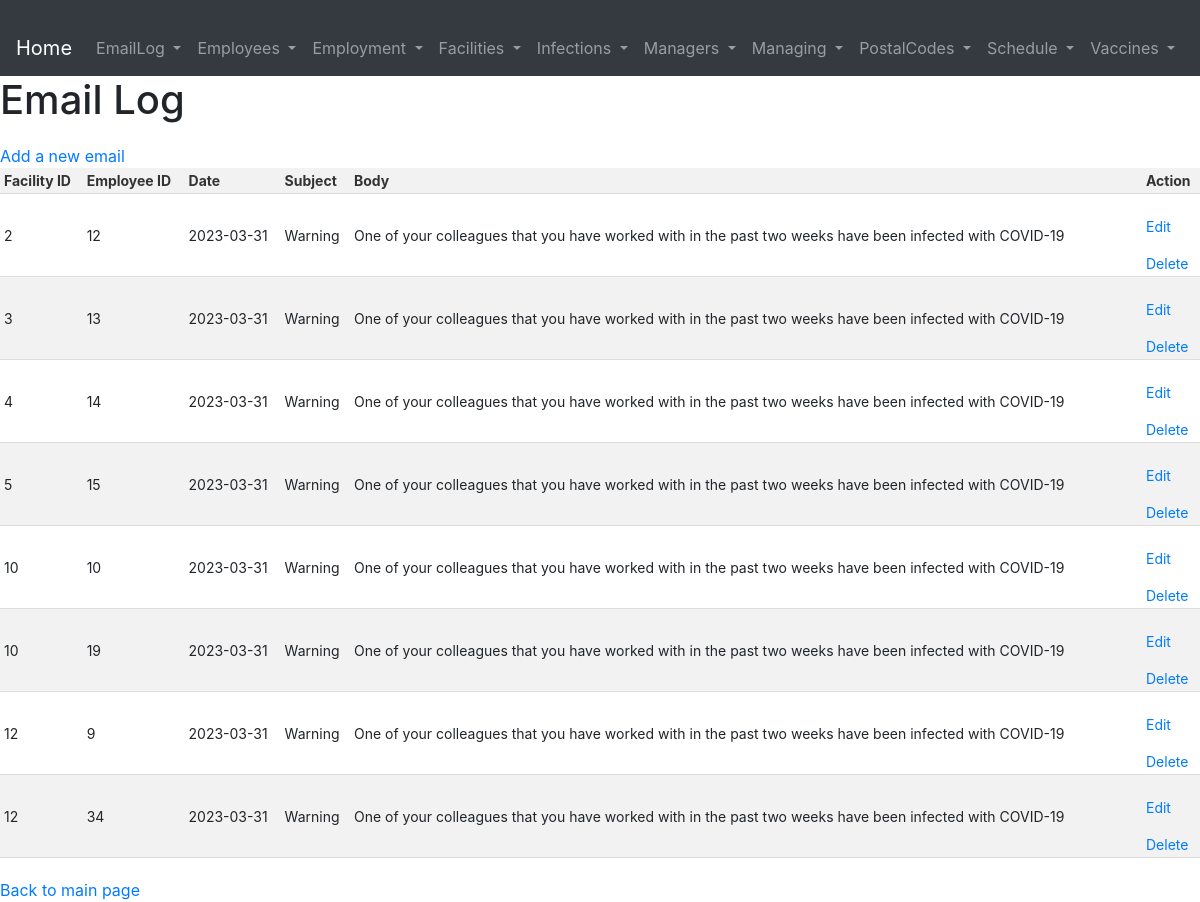
Screenshot of /pages/EmailLog/index.php with the database file from the repository.
### tables this page shows
CREATE TABLE EmailLog (
   FacilityID INT,
   EmployeeID INT,
   Date DATE,
   Subject VARCHAR(255),
   Body TEXT,
   PRIMARY KEY (FacilityID, EmployeeID, Date),
   FOREIGN KEY (FacilityID) REFERENCES Facilities(FacilityID),
   FOREIGN KEY (EmployeeID) REFERENCES Employees(EmployeeID)
);

### pages/EmailLog/index.php (the view, shortened to what this page needs)
<?php require_once '../../database.php';
    include '../header.php';
    $statement = $conn->prepare('SELECT * FROM EmailLog');
    $statement->execute();
    mysqli_stmt_bind_result($statement, $row['FacilityID'], $row['EmployeeID'], $row['Date'], $row['Subject'], $row['Body']);
?>
<!DOCTYPE html>
<html lang="en">
<head>
    <link rel="stylesheet" href="../../pages/style.css">
</head>
<body>
    <h1>Email Log</h1>
    <a href="./create.php">Add a new email</a>
    <table>
        <thead>
            <tr>
                <th>Facility ID</th>
                <th>Employee ID</th>
                <th>Date</th>
                <th>Subject</th>
                <th>Body</th>
                <th>Action</th>
            </tr>
        </thead>
        <tbody>
            <?php while (mysqli_stmt_fetch($statement)) {?>
                <tr>
                    <td><?php echo $row['FacilityID'] ?></td>
                    <td><?php echo $row['EmployeeID'] ?></td>
                    <td><?php echo $row['Date'] ?></td>
                    <td><?php echo $row['Subject'] ?></td>
                    <td><?php echo $row['Body'] ?></td>
                    <td>
                        <a href="./edit.php?FacilityID=<?php echo $row["FacilityID"] ?>&EmployeeID=<?php echo $row["EmployeeID"] ?>&Date=<?php echo $row["Date"] ?>">Edit</a>
                        <a href="./delete.php?FacilityID=<?php echo $row["FacilityID"] ?>&EmployeeID=<?php echo $row["EmployeeID"] ?>&Date=<?php echo $row["Date"] ?>">Delete</a>
                    </td>
                </tr>
            <?php }; ?>
        </tbody>
    </table>
    <a href="../../index.php">Back to main page</a>
</body>
</html>

### pages/style.css (style rules this page uses)
table { border-collapse: collapse; width: 100%; margin-top: 20px auto; }
th, td { padding: 4px; text-align: left; border-bottom: 1px solid #ddd; font-size: 14px; }
th { background-color: #f2f2f2; color: #333; font-weight: bold; }
tr:nth-child(even) { background-color: #f2f2f2; }
a { display: block; margin-top: 20px; }

### rows the page displays
emaillog: FacilityID "2", EmployeeID "12", Date "2023-03-31", Subject "Warning", Body "One of your colleagues that you have worked with in the past two weeks have been infected with COVID-19"
emaillog: FacilityID "3", EmployeeID "13", Date "2023-03-31", Subject "Warning", Body "One of your colleagues that you have worked with in the past two weeks have been infected with COVID-19"
emaillog: FacilityID "4", EmployeeID "14", Date "2023-03-31", Subject "Warning", Body "One of your colleagues that you have worked with in the past two weeks have been infected with COVID-19"
emaillog: FacilityID "5", EmployeeID "15", Date "2023-03-31", Subject "Warning", Body "One of your colleagues that you have worked with in the past two weeks have been infected with COVID-19"
emaillog: FacilityID "10", EmployeeID "10", Date "2023-03-31", Subject "Warning", Body "One of your colleagues that you have worked with in the past two weeks have been infected with COVID-19"
emaillog: FacilityID "10", EmployeeID "19", Date "2023-03-31", Subject "Warning", Body "One of your colleagues that you have worked with in the past two weeks have been infected with COVID-19"
emaillog: FacilityID "12", EmployeeID "9", Date "2023-03-31", Subject "Warning", Body "One of your colleagues that you have worked with in the past two weeks have been infected with COVID-19"
emaillog: FacilityID "12", EmployeeID "34", Date "2023-03-31", Subject "Warning", Body "One of your colleagues that you have worked with in the past two weeks have been infected with COVID-19"
